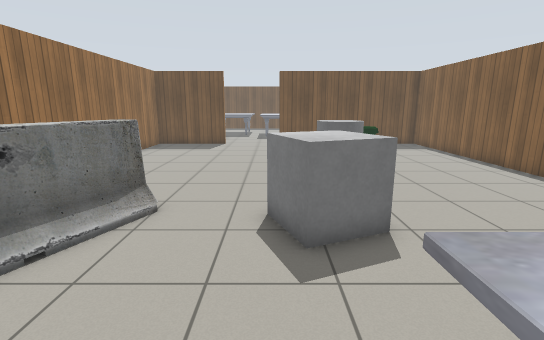
[1] (above)

21 first-person views from a walk through a world built for the Gazebo simulator. The camera is 1.3 m above the floor, tilts 12° down and sees 85° across. The lines on the ground mark 1 m squares. The floor is counted in squares, 0.5 m on a side. Each view is taken from the middle of a square. On the plan, view 1 faces up. The plan holds only what a view shows up to about 19 squares ahead; the rest is blank. Gazebo's built-in surfaces are drawn with simple patterns.

[2]
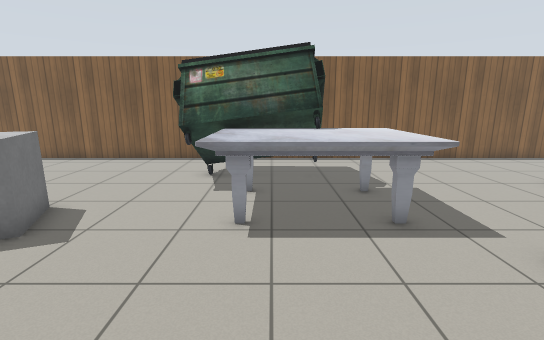

[3]
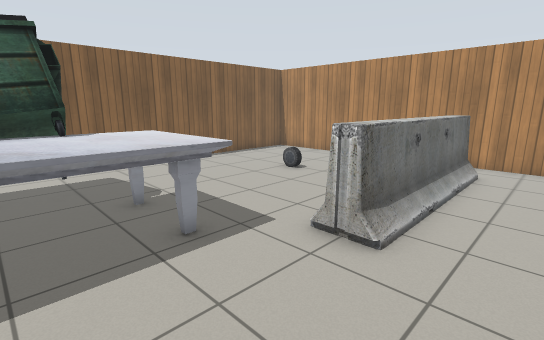

[4]
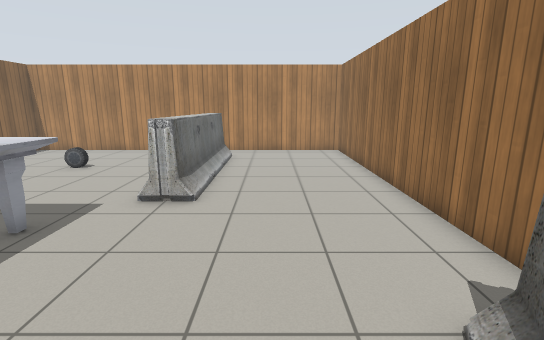

[5]
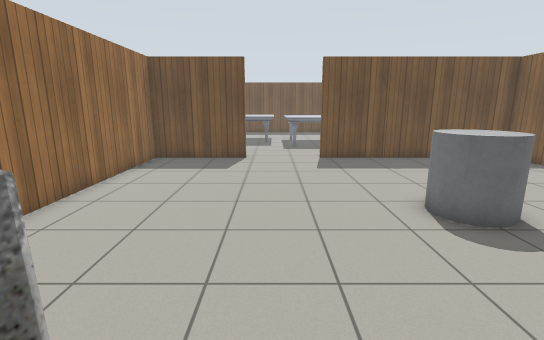

[6]
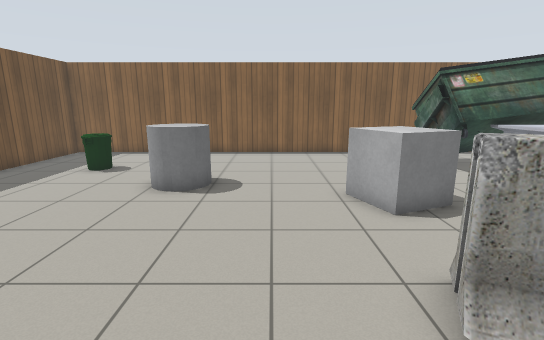

[7]
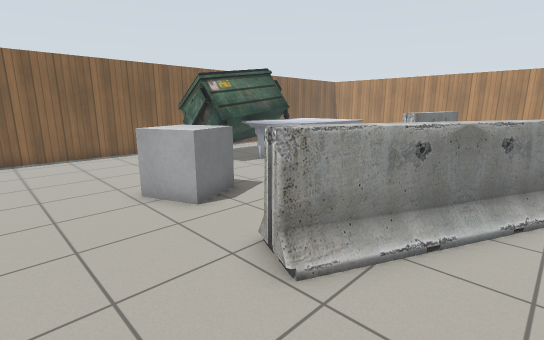

[8]
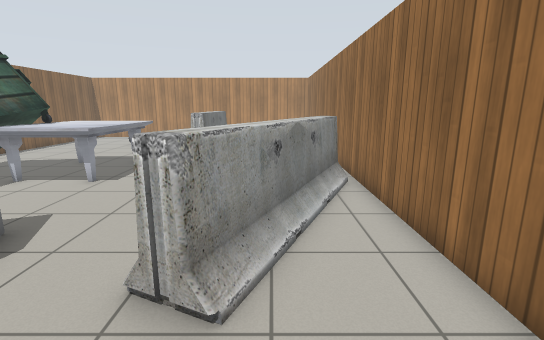

[9]
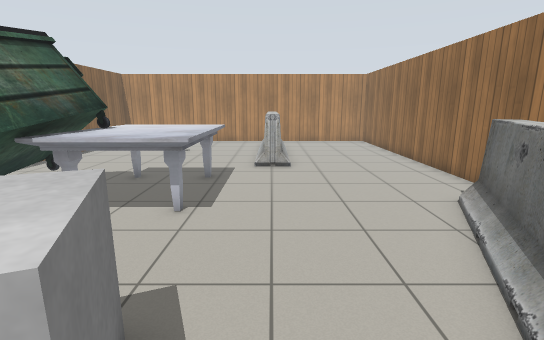

[10]
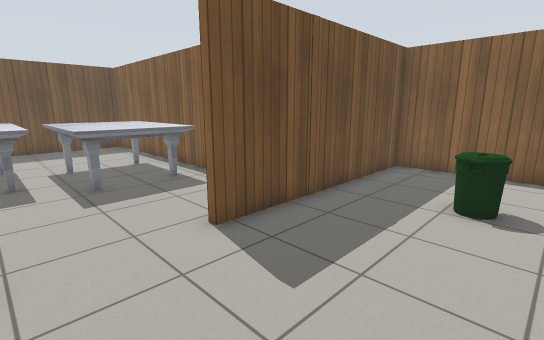

[11]
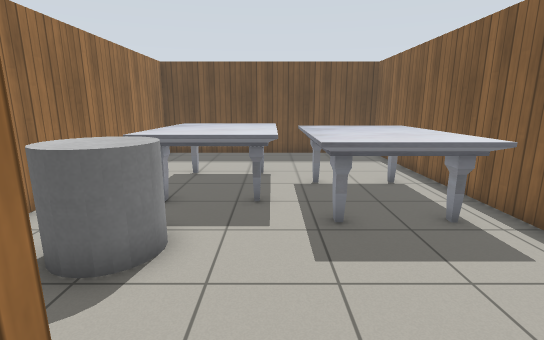

[12]
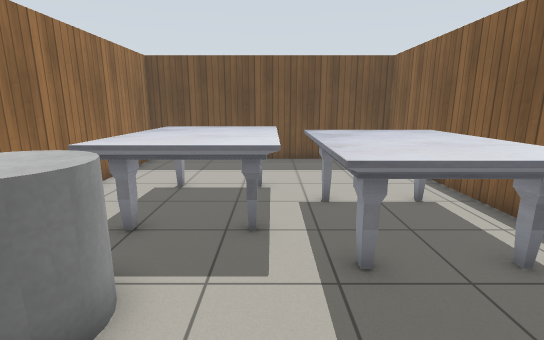

[13]
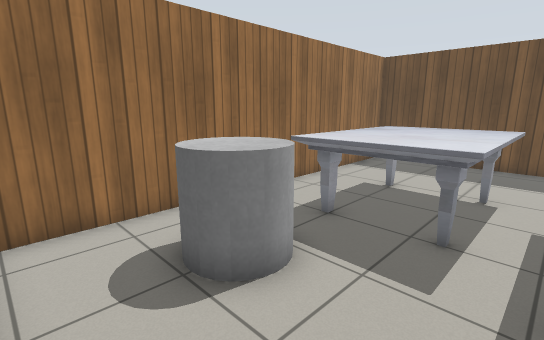

[14]
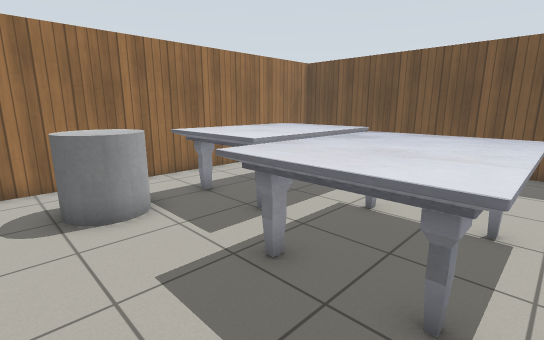

[15]
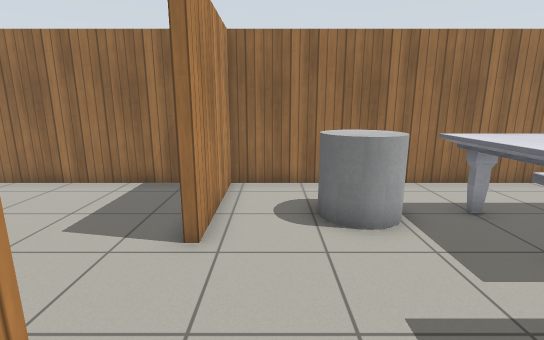

[16]
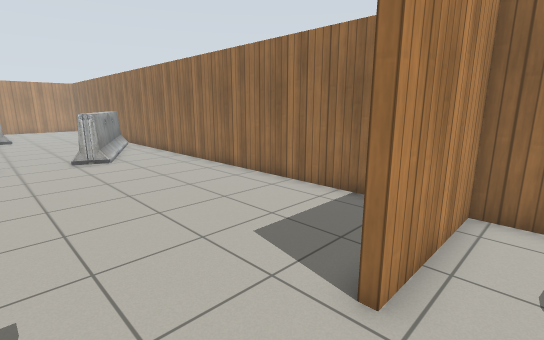

[17]
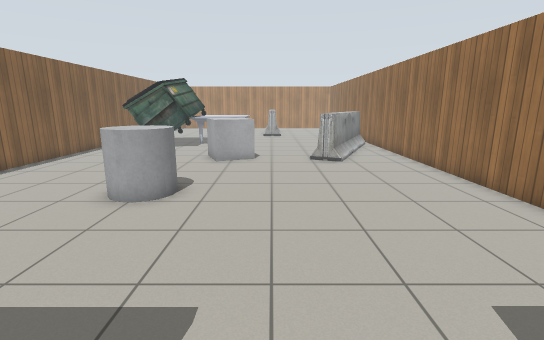

[18]
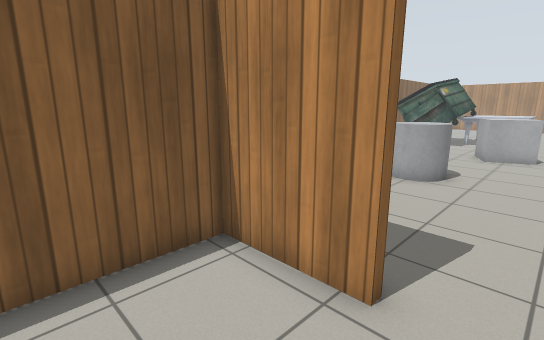

[19]
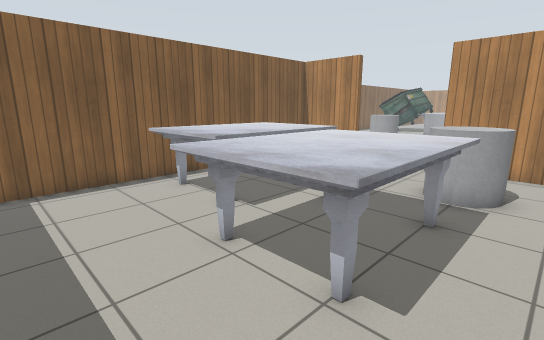

[20]
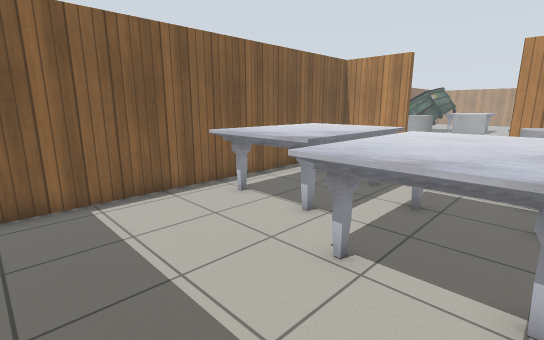

[21]
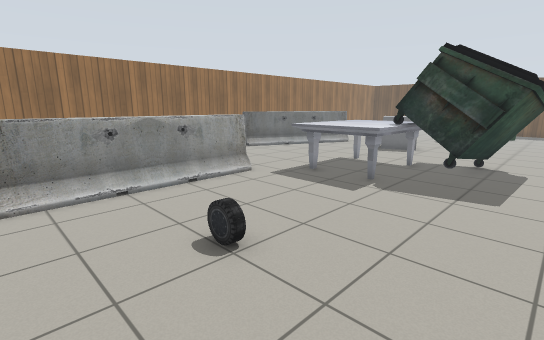

### Floor plan
Key: @ floor where view 1 was taken; # wall or solid block; . floor; B bin; C grey cylinder; A barrier; T marble table; U dumpster; R car; O other object.
Columns run from 8 left of view 1 to 10 right of it. Each row starts with its distance up from view 1.
 37 #############
 36 #...........#
 35 #...........#
 34 #...........#
 33 #...........#
 32 #.TTTTT.....#
 31 #.TTTTTTTTTT#
 30 #.TTTTTTTTTT#
 29 #.TTTTTTTTTT#
 28 #.TTTTTTTTTT#
 27 #..TTTTTTTTT#
 26 #.CCC..TTTTT#
 25 #.CCC.......#
 24 #..C........#
 23 #...........#
 22 #####....####
 21 #####....##########
 20 #.................#
 19 #.................#
 18 #............BB...#
 17 #............BB...#
 16 #.................#
 15 #.................#
 14 #.........CCC.....#
 13 #.........CCC.....#
 12 #..........C......#
 11 #.................#
 10 #.................#
  9 #.................#
  8 #...A....OO.......#
  7 #..AAA..OOO.......#
  6 #..AA...OOO.......#
  5 #.AAA....O........#
  4 #.AA..............#
  3 #AAA........UUUUU.#
  2 #AAA.....TTTUUUUU.#
  1 #AA......TTTUUUUU.#
  0 #AA.....@TTTUUUUU.
 -1 #........TTTUUUUU.
 -2 #........TTTUUUUU.
 -3 #........TTTTT....#
 -4 #........TTTT.....#
 -5 #.....AAA.........#
 -6 #.....AAA.........#
 -7 #.....AAA.........#
 -8 #.....AAA.........#
 -9 #.....AAA.........#
-10 #.....AAA...RR....#
-11 #.....AAA.........#
-12 #.....AAA.........#
-13 #.....AAA.........#
-14 #......    .......#
-15 ###################

Positions as (right, up) in squares from view 1, and headings:
1: (0, 0), facing up
2: (-5, 0), facing right
3: (-4, 0), facing down-right
4: (-4, 3), facing down
5: (-2, 6), facing up
6: (-7, 10), facing right
7: (-7, 11), facing down-right
8: (-5, 11), facing down
9: (-1, 8), facing down
10: (-3, 16), facing up-right
11: (-2, 20), facing up
12: (-2, 22), facing up
13: (-1, 22), facing up-left
14: (3, 23), facing up-left
15: (2, 23), facing left
16: (0, 23), facing down-left
17: (-1, 22), facing down
18: (-1, 25), facing down-right
19: (-7, 35), facing down-right
20: (-5, 36), facing down-right
21: (9, -13), facing up-left
